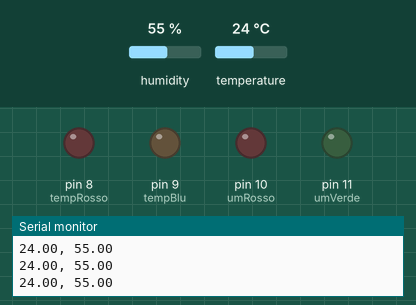
Simulated run of this sketch. Board: Arduino Uno, built with avr-gcc and run on an emulated ATmega328P. Shown: output pins drawn as LEDs (lit = HIGH), the last lines printed to the serial monitor. Inputs (shaded band) come from the test bench; at power-on: humidity 55 %, temperature 24 °C.

Above: at 2.8 s.
2.9 s: humidity set to 78 %
5.6 s: humidity set to 81 %
At 6.9 s:
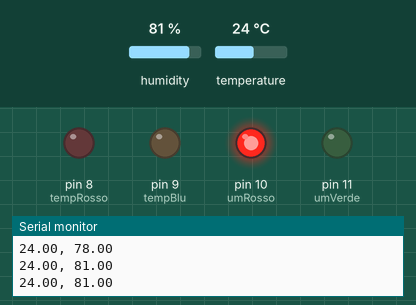
8.3 s: temperature set to 26 °C
At 10.7 s:
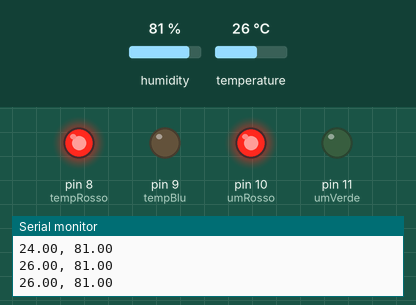
11.6 s: humidity set to 22 %
At 13.2 s:
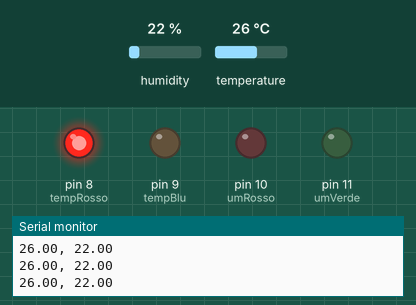
14.3 s: humidity set to 88 %
At 17.0 s:
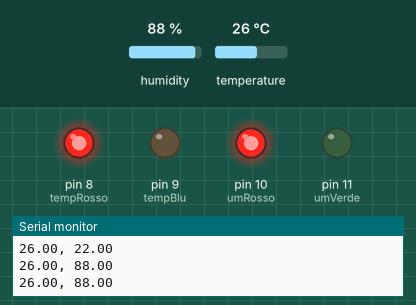
17.7 s: humidity set to 40 %
At 19.5 s:
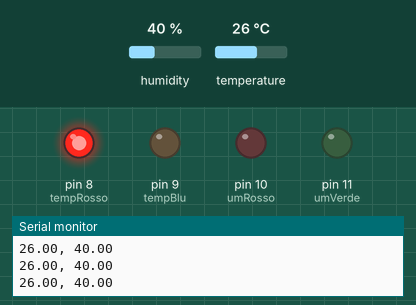
Timing chart, 0 to 21.0 s (numbered marks = the images above; inputs shaded):
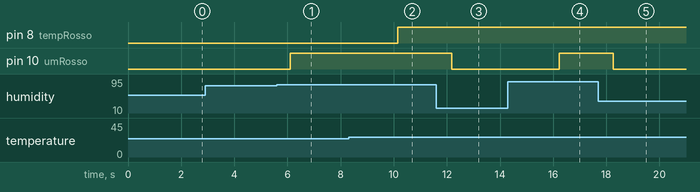

The sketch:

Codice_arduinoIDE.ino
```cpp
#include <DHT.h>

#define DHTPIN 3        // Pin a cui è collegato il sensore DHT11
#define DHTTYPE DHT11     // Specifica che stai usando un sensore DHT11

DHT dht(DHTPIN, DHTTYPE);  // Crea un oggetto DHT per leggere i dati dal sensore

int tempRosso = 8; // temperatura
int tempBlu = 9; // temperatura
int umRosso = 10; // umidità
int umVerde = 11; // umidità
float sogliaAlta = 25.0; // soglia temperatura
float sogliaBassa = 20.0;
float umMinore = 30;
float umMaggiore = 80;

void setup() {
  pinMode(tempRosso, OUTPUT);
  pinMode(tempBlu, OUTPUT);
  pinMode(umRosso, OUTPUT);
  pinMode(umVerde, OUTPUT);
  Serial.begin(9600);      // Per monitorare i valori della temperatura
  dht.begin();             // Inizializza il sensore DHT
}

void loop() {
  float temp = dht.readTemperature();  // Legge la temperatura dal sensore DHT11
  float um = dht.readHumidity(); //Legge l'umidità
  if (isnan(temp)) {  // Controlla se c'è stato un errore nella lettura
    Serial.println("Errore di lettura dal sensore DHT11!");
    return;
  }


  Serial.print(temp);
  Serial.print(", ");
  Serial.println(um);


  // Controlla la temperatura e accende i LED in base ai valori delle soglie
  if (temp >= sogliaAlta) {
    digitalWrite(tempRosso, HIGH);
  } else digitalWrite(tempRosso, LOW);

  if (um >= umMaggiore){
     digitalWrite(umRosso, HIGH);
  } else digitalWrite(umRosso, LOW);
  delay(500);  // Ritardo di 2 secondi tra le letture del sensore
}
```

Measured:
- the behaviour switches between 79 and 80 % on humidity (found by bisection; images 0 and 1)
- the behaviour switches between 24 and 25 °C on temperature (found by bisection; images 1 and 2)
- after the input at 5.6 s, pin 10 (umRosso): LOW → HIGH after 0.50 s
- after the input at 8.3 s, pin 8 (tempRosso): LOW → HIGH after 1.9 s
- after the input at 11.6 s, pin 10 (umRosso): HIGH → LOW after 0.58 s
- after the input at 14.3 s, pin 10 (umRosso): LOW → HIGH after 1.9 s
- after the input at 17.7 s, pin 10 (umRosso): HIGH → LOW after 0.56 s
